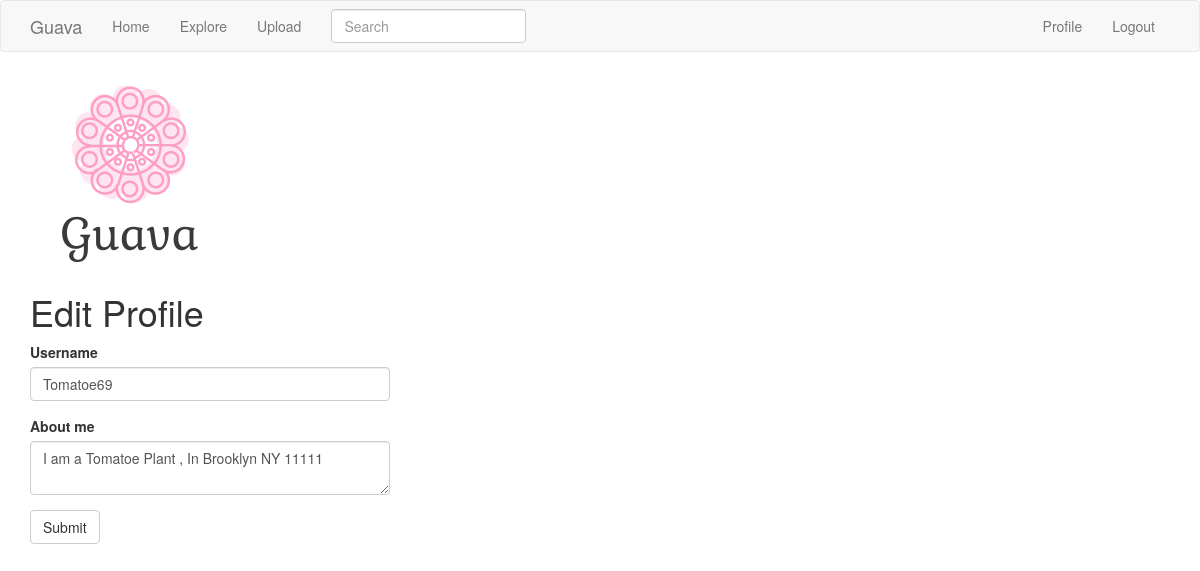
Screenshot of /edit_profile (signed in) with the database file from the repository.
### notapp/models.py (models this page shows, shortened)
class User(UserMixin, db.Model):
    id = db.Column(db.Integer, primary_key=True)
    username = db.Column(db.String(64), index=True, unique=True)
    email = db.Column(db.String(120), index=True, unique=True)
    password_hash = db.Column(db.String(128))
    posts = db.relationship('Post', backref='author', lazy='dynamic')
    gps = db.relationship('FileContents', backref='author', lazy='dynamic')
    about_me = db.Column(db.String(140))
    last_seen = db.Column(db.DateTime, default=datetime.utcnow)
    searchable = ['username']
    followed = db.relationship(
        'User', secondary=followers,
        primaryjoin=(followers.c.follower_id == id),
        secondaryjoin=(followers.c.followed_id == id),
        backref=db.backref('followers', lazy='dynamic'), lazy='dynamic')

### notapp/routes.py (the view)
@app.route('/edit_profile', methods=['GET', 'POST'])
@login_required
def edit_profile():
    form = EditProfileForm(current_user.username)
    if form.validate_on_submit():
        current_user.username = form.username.data
        current_user.about_me = form.about_me.data
        db.session.commit()
        flash('Your changes have been saved.')
        return redirect(url_for('edit_profile'))
    elif request.method == 'GET':
        form.username.data = current_user.username
        form.about_me.data = current_user.about_me
    return render_template('edit_profile.html', title='Edit Profile',
                           form=form)

### notapp/forms.py (shortened to what this page needs)
class SearchForm(FlaskForm):
    q = StringField(('Search'), validators=[DataRequired()])
    def __init__(self, *args, **kwargs):
        if 'formdata' not in kwargs:
            kwargs['formdata'] = request.args
        if 'csrf_enabled' not in kwargs:
            kwargs['csrf_enabled'] = False
        super(SearchForm, self).__init__(*args, **kwargs)

class EditProfileForm(FlaskForm):
    username = StringField('Username', validators=[DataRequired()])
    about_me = TextAreaField('About me', validators=[Length(min=0, max=140)])
    submit = SubmitField('Submit')
    def __init__(self, original_username, *args, **kwargs):
        super(EditProfileForm, self).__init__(*args, **kwargs)
        self.original_username = original_username

### notapp/models.py (called while the page is built)
@login.user_loader
def load_user(id):
    return User.query.get(int(id))

    @classmethod
    def before_commit(cls, session):
        session._changes = {
            'add': list(session.new),
            'update': list(session.dirty),
            'delete': list(session.deleted)
        }

    @classmethod
    def after_commit(cls, session):
        for obj in session._changes['add']:
            if isinstance(obj, SearchableMixin):
                add_to_index(obj.__tablename__, obj)
        for obj in session._changes['update']:
            if isinstance(obj, SearchableMixin):
                add_to_index(obj.__tablename__, obj)
        for obj in session._changes['delete']:
            if isinstance(obj, SearchableMixin):
                remove_from_index(obj.__tablename__, obj)
        session._changes = None

### notapp/routes.py (called while the page is built)
@app.before_request
def before_request():
    if current_user.is_authenticated:
        current_user.last_seen = datetime.utcnow()
        db.session.commit()
        g.search_form = SearchForm()

### notapp/templates/edit_profile.html
{% extends "base.html" %}
{% import 'bootstrap/wtf.html' as wtf %}
{% block app_content %}
<h1>Edit Profile</h1>
<div class="row">
    <div class="col-md-4">
        {{ wtf.quick_form(form) }}
    </div>
</div>
{% endblock %}

### rows the page displays
User: username "Tomatoe69", about_me "I am a Tomatoe Plant , In Brooklyn NY 11111"
